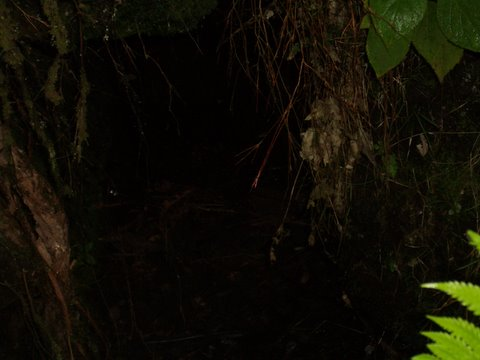
%> input picture Tarea 5 Intensidad y Contraste/DarkLog.jpg, 480 x 360 px
$ octave CV_HW5_S_Elias_Santiago.m   (GNU Octave 9; MATLAB toolbox functions it lacks are replaced by stand-ins)
%> lines starting %> are read from the running program, lines starting %| are printed output that depends on the picture
%Load DarkLog and transform to grayscale
im1 = imread('DarkLog.jpg');
%> im1 is the input picture: size 360x480x3 uint8; mean R, G, B 16.3, 14.3, 4.9
im1Double = im2double(im1);
im1Gray = rgb2gray(im1Double);
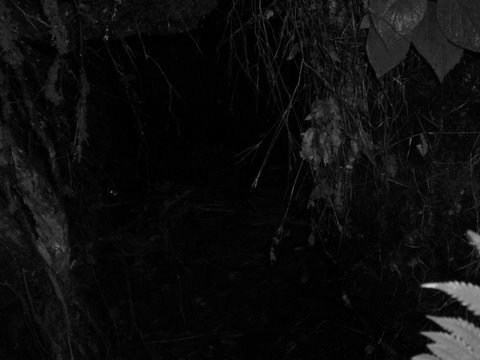
%> im1Gray: size 360x480 double; min 0, max 0.821, mean 0.0541

%Square the grayscale DarkLog
im1Square = power(im1Gray,2);
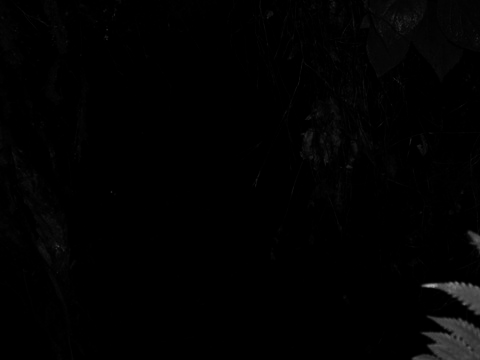
%> im1Square: size 360x480 double; min 0, max 0.673, mean 0.00882

%Load DarkTree and transform to grayscale
im2 = imread('DarkTree.jpg');
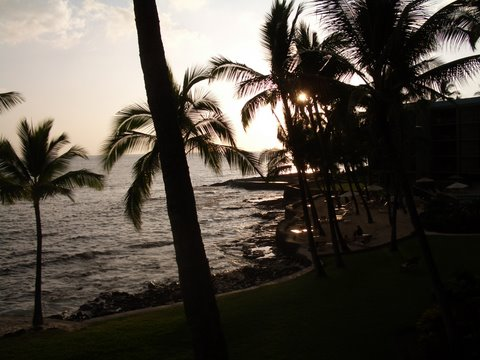
%> input picture Tarea 5 Intensidad y Contraste/DarkTree.jpg, 480 x 360 px
%> im2 is the input picture: size 360x480x3 uint8; mean R, G, B 80.8, 74.3, 66
im2Double = im2double(im2);
im2Gray = rgb2gray(im2Double);
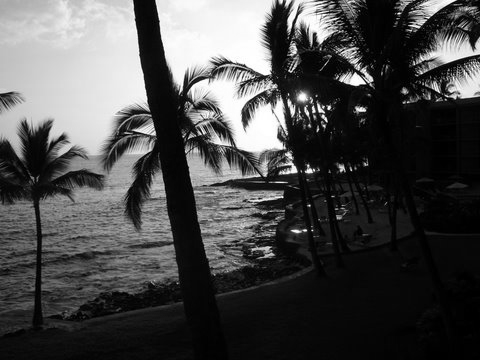
%> im2Gray: size 360x480 double; min 0, max 1, mean 0.295

%Square the grayscale DarkTree
im2Square = power(im2Gray,2);
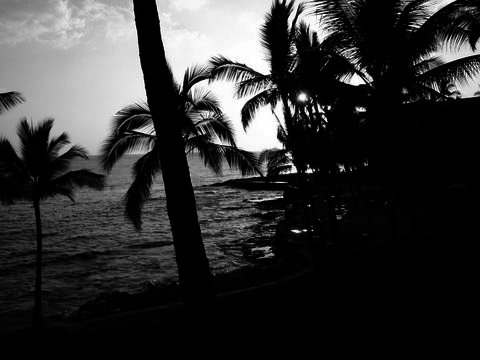
%> im2Square: size 360x480 double; min 0, max 1, mean 0.201

%Displaying both pair of images
figure, imshowpair(im1Root, im1Gray,'montage'), title('Cube root of DarkLog and Gray DarkLog');
%> (this line was passed over: im1Root is not available in this run)
figure, imshowpair(im2Root, im2Gray,'montage'), title('Cube root of DarkTree and Gray DarkTree');
%> (this line was passed over: im2Root is not available in this run)
